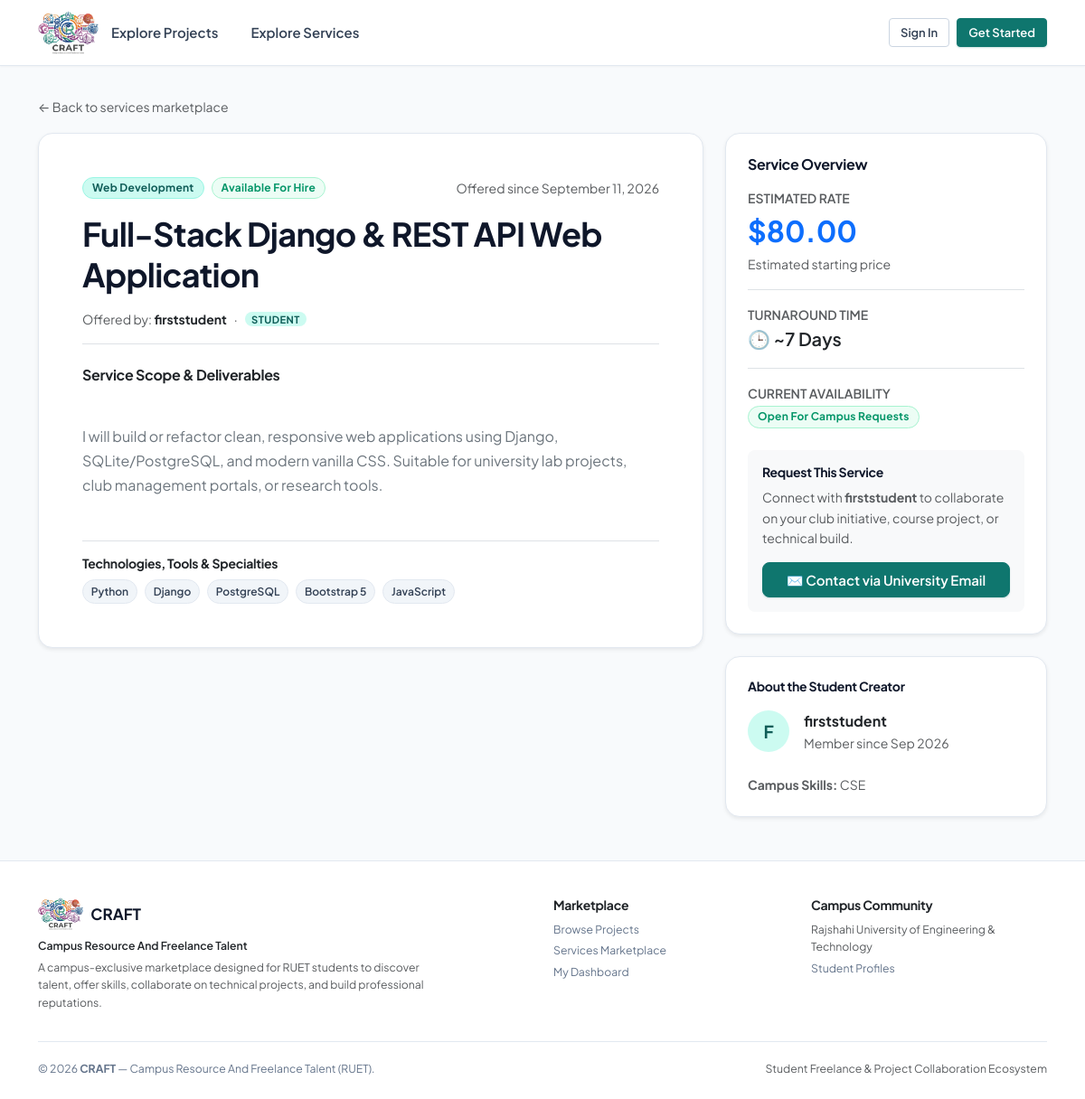
Screenshot of /services/3/ with the database file from the repository.
### services/models.py (models this page shows, shortened)
class Service(models.Model):
    class Category(models.TextChoices):
        WEB_DEV = 'Web Development', 'Web Development'
        PROGRAMMING = 'Programming', 'Programming & Software'
        APP_DEV = 'App Development', 'App Development'
        GRAPHIC_DESIGN = 'Graphic Design', 'Graphic Design'
        UI_UX = 'UI/UX Design', 'UI/UX Design'
        EMBEDDED = 'Embedded Systems', 'Embedded Systems & IoT'
        ELECTRONICS = 'Electronics', 'Electronics & Hardware'
        CAD_ENGINEERING = 'CAD & Engineering', 'CAD & Engineering Modeling'
        WRITING = 'Writing', 'Technical Writing & Documentation'
        VIDEO_EDITING = 'Video Editing', 'Video Editing & Media'
        PHOTOGRAPHY = 'Photography', 'Campus Photography'
        TUTORING = 'Tutoring', 'Academic Tutoring'
        RESEARCH = 'Research', 'Research Assistance'
        OTHER = 'Other', 'Other Services'
    creator = models.ForeignKey(
        settings.AUTH_USER_MODEL,
        on_delete=models.CASCADE,
        related_name='services'
    )
    title = models.CharField(
        max_length=200,
        help_text="e.g. I will design professional event posters for your RUET club"
    )
    description = models.TextField(
        help_text="Describe the scope, deliverables, and what clients should expect."
    )
    category = models.CharField(
        max_length=50,
        choices=Category.choices,
        default=Category.WEB_DEV
    )
    skills = models.CharField(
        max_length=255,
        blank=True,
        help_text="Relevant tools or technologies, comma-separated (e.g. React, Tailwind, Figma)"
    )
    delivery_time_days = models.PositiveIntegerField(
        default=3,
        help_text="Expected delivery time in days"
    )
    price_estimate = models.DecimalField(
        max_digits=10,
        decimal_places=2,
        null=True,
        blank=True,
        help_text="Optional starting price or estimated budget in USD"
    )
    is_active = models.BooleanField(
        default=True,
        help_text="Toggle service availability in the marketplace"
    )
    created_at = models.DateTimeField(auto_now_add=True)
    updated_at = models.DateTimeField(auto_now=True)
    class Meta:
        ordering = ['-created_at']
    @property
    def skills_list(self):
        if not self.skills:
            return []
        return [s.strip() for s in self.skills.split(',') if s.strip()]

### accounts/models.py (models this page shows, shortened)
class User(AbstractUser):
    class Role(models.TextChoices):
        STUDENT = 'student', 'Student'
        CLIENT = 'client', 'Client'
        ADMIN = 'admin', 'Admin'
    role = models.CharField(max_length=10, choices=Role.choices, default=Role.STUDENT)
    skills = models.CharField(max_length=255, blank=True, help_text="Comma separated skills")
    bio = models.TextField(blank=True)
    company_name = models.CharField(max_length=150, blank=True)

### services/views.py (the view)
# urls.py: path('<int:pk>/', views.service_detail, name='service_detail'),
def service_detail(request, pk):
    service = get_object_or_404(Service.objects.select_related('creator'), pk=pk)
    is_owner = request.user.is_authenticated and (
        service.creator_id == request.user.id or request.user.is_admin_role
    )
    if not service.is_active and not is_owner:
        messages.warning(request, "This service is currently paused or inactive.")
        return redirect('services:service_list')
    return render(request, 'services/service_detail.html', {
        'service': service,
        'is_owner': is_owner,
    })

### templates/services/service_detail.html (shortened to what this page needs)
{% extends 'base.html' %}
{% block content %}
<div class="mb-3">
    <a href="{% url 'services:service_list' %}" class="text-muted small text-decoration-none d-inline-flex align-items-center gap-1">
        &larr; Back to services marketplace
    </a>
</div>
<div class="row g-4">
    <div class="col-12 col-lg-8">
        <div class="card p-4 p-md-5 shadow-sm">
            <div class="d-flex flex-wrap align-items-center gap-2 mb-3">
                <span class="badge bg-primary">{{ service.category }}</span>
                {% if service.is_active %}
                    <span class="badge bg-success">Available for Hire</span>
                {% else %}
                    <span class="badge bg-secondary">Currently Paused</span>
                {% endif %}
                <span class="text-muted small ms-auto">Offered since {{ service.created_at|date:"F d, Y" }}</span>
            </div>
            <h1 class="fw-bold mb-3">{{ service.title }}</h1>
            <div class="d-flex align-items-center gap-2 mb-4 pb-3 border-bottom text-muted small">
                <span>Offered by: <strong class="text-dark">{{ service.creator.get_full_name|default:service.creator.username }}</strong></span>
                <span>&middot;</span>
                <span class="cw-role-pill cw-role-{{ service.creator.role }}">{{ service.creator.role }}</span>
            </div>
            <h5 class="fw-bold text-dark mb-3">Service Scope & Deliverables</h5>
            <div class="service-description-text mb-4 text-secondary" style="white-space: pre-line; line-height: 1.7; font-size: 1rem;">
                {{ service.description }}
            </div>
            {% if service.skills_list %}
                <div class="mt-4 pt-3 border-top">
                    <h6 class="fw-bold text-dark mb-2">Technologies, Tools & Specialties</h6>
                    <div class="d-flex flex-wrap gap-2">
                        {% for skill in service.skills_list %}
                            <span class="cw-skill-chip">{{ skill }}</span>
                        {% endfor %}
                    </div>
                </div>
            {% endif %}
        </div>
    </div>
    <div class="col-12 col-lg-4">
        <div class="card p-4 shadow-sm mb-4">
            <h5 class="fw-bold mb-3">Service Overview</h5>
            <div class="mb-3 pb-3 border-bottom">
                <div class="text-muted small text-uppercase fw-semibold">Estimated Rate</div>
                {% if service.price_estimate %}
                    <div class="fs-2 fw-bold text-primary">${{ service.price_estimate }}</div>
                    <div class="text-muted small">Estimated starting price</div>
                {% else %}
                    <div class="fs-3 fw-bold text-dark">Negotiable</div>
                    <div class="text-muted small">Based on project scope & timeline</div>
                {% endif %}
            </div>
            <div class="mb-3 pb-3 border-bottom">
                <div class="text-muted small text-uppercase fw-semibold">Turnaround Time</div>
                <div class="fw-semibold text-dark fs-5">
                    🕒 ~{{ service.delivery_time_days }} Day{{ service.delivery_time_days|pluralize }}
                </div>
            </div>
            <div class="mb-4">
                <div class="text-muted small text-uppercase fw-semibold">Current Availability</div>
                <div>
                    {% if service.is_active %}
                        <span class="badge bg-success">Open for campus requests</span>
                    {% else %}
                        <span class="badge bg-secondary">Temporarily closed / paused</span>
                    {% endif %}
                </div>
            </div>
            {% if not is_owner %}
                <div class="p-3 bg-light rounded-3">
                    <h6 class="fw-bold mb-2">Request This Service</h6>
                    <p class="text-muted small mb-3">
                        Connect with <strong>{{ service.creator.username }}</strong> to collaborate on your club initiative, course project, or technical build.
                    </p>
                    <a href="mailto:{{ service.creator.email }}?subject=CRAFT%20Service%20Inquiry:%20{{ service.title|urlencode }}" class="btn btn-primary w-100 py-2">
                        ✉️ Contact via University Email
                    </a>
                </div>
            {% else %}
                <div class="p-3 bg-light rounded-3 text-center">
                    <span class="badge bg-secondary mb-2">Owner Preview</span>
                    <p class="text-muted small mb-0">This is how other students and club organizers see your service listing.</p>
                </div>
            {% endif %}
        </div>
        <div class="card p-4 shadow-sm">
            <h6 class="fw-bold mb-3">About the Student Creator</h6>
            <div class="d-flex align-items-center gap-3 mb-3">
                <div class="cw-user-avatar" style="width: 46px; height: 46px; font-size: 1.2rem;">
                    {{ service.creator.username|make_list|first|upper }}
                </div>
                <div>
                    <div class="fw-bold text-dark">{{ service.creator.get_full_name|default:service.creator.username }}</div>
                    <div class="text-muted small">Member since {{ service.creator.date_joined|date:"M Y" }}</div>
                </div>
            </div>
            {% if service.creator.skills %}
                <div class="text-muted small mt-2">
                    <strong>Campus Skills:</strong> {{ service.creator.skills }}
                </div>
            {% endif %}
        </div>
    </div>
</div>
{% endblock %}

### static/css/base.css (style rules this page uses)
:root { --cw-primary-50: #f0fdfa; --cw-primary-100: #ccfbf1; --cw-primary-200: #99f6e4; --cw-primary-500: #14b8a6; --cw-primary-600: #0d9488; --cw-primary-700: #0f766e; --cw-primary-800: #115e59; --cw-primary-900: #134e4a; --cw-accent-blue: #2563eb; --cw-accent-blue-light: #eff6ff; --cw-accent-amber: #d97706; --cw-accent-amber-light: #fffbeb; --cw-bg-canvas: #f8fafc; --cw-bg-surface: #ffffff; --cw-bg-subtle: #f1f5f9; --cw-bg-card-hover: #fafafa; --cw-border-subtle: #e2e8f0; --cw-border-medium: #cbd5e1; --cw-border-focus: #0d9488; --cw-text-main: #0f172a; --cw-text-body: #334155; --cw-text-muted: #64748b; --cw-text-subtle: #94a3b8; --cw-text-inverse: #ffffff; --cw-success: #059669; --cw-success-bg: #ecfdf5; --cw-success-border: #a7f3d0; --cw-warning: #d97706; --cw-warning-bg: #fffbeb; --cw-warning-border: #fde68a; --cw-danger: #dc2626; --cw-danger-bg: #fef2f2; --cw-danger-border: #fecaca; --cw-info: #0284c7; --cw-info-bg: #f0f9ff; --cw-info-border: #bae6fd; --cw-font-sans: 'Plus Jakarta Sans', -apple-system, BlinkMacSystemFont, 'Segoe UI', Roboto, Helvetica, Arial, sans-serif; --cw-font-mono: ui-monospace, SFMono-Regular, Menlo, Monaco, Consolas, monospace; --cw-radius-xs: 4px; --cw-radius-sm: 8px; --cw-radius-md: 12px; --cw-radius-lg: 16px; --cw-radius-xl: 24px; --cw-radius-full: 9999px; --cw-shadow-xs: 0 1px 2px 0 rgba(15, 23, 42, 0.04); --cw-shadow-sm: 0 1px 3px 0 rgba(15, 23, 42, 0.07), 0 1px 2px -1px rgba(15, 23, 42, 0.04); --cw-shadow-md: 0 4px 6px -1px rgba(15, 23, 42, 0.07), 0 2px 4px -2px rgba(15, 23, 42, 0.05); --cw-shadow-lg: 0 10px 15px -3px rgba(15, 23, 42, 0.08), 0 4px 6px -4px rgba(15, 23, 42, 0.04); --cw-shadow-card-hover: 0 12px 20px -3px rgba(15, 23, 42, 0.1), 0 4px 6px -2px rgba(15, 23, 42, 0.05); --cw-transition-fast: 150ms cubic-bezier(0.4, 0, 0.2, 1); --cw-transition-normal: 250ms cubic-bezier(0.4, 0, 0.2, 1); }
*, *::before, *::after { box-sizing: border-box; }
html { font-size: 16px; scroll-behavior: smooth; -webkit-text-size-adjust: 100%; }
body { font-family: var(--cw-font-sans); background-color: var(--cw-bg-canvas); color: var(--cw-text-body); line-height: 1.6; margin: 0; padding: 0; min-height: 100vh; display: flex; flex-direction: column; -webkit-font-smoothing: antialiased; -moz-osx-font-smoothing: grayscale; }
h1, h2, h3, h4, h5, h6 { color: var(--cw-text-main); font-weight: 700; line-height: 1.25; margin-top: 0; letter-spacing: -0.02em; }
h1 { font-size: 2rem; }
h5 { font-size: 1rem; }
h6 { font-size: 0.875rem; }
@media (min-width: 768px) { h1 { font-size: 2.25rem; } }
p { margin-top: 0; margin-bottom: 1rem; }
a { color: var(--cw-primary-700); text-decoration: none; transition: color var(--cw-transition-fast); }
.cw-user-avatar { width: 24px; height: 24px; border-radius: var(--cw-radius-full); background-color: var(--cw-primary-100); color: var(--cw-primary-800); display: inline-flex; align-items: center; justify-content: center; font-size: 0.75rem; font-weight: 700; }
.cw-role-pill { font-size: 0.7rem; font-weight: 700; text-transform: uppercase; letter-spacing: 0.04em; padding: 0.15rem 0.45rem; border-radius: var(--cw-radius-full); line-height: 1; }
.cw-role-student { background-color: var(--cw-primary-100); color: var(--cw-primary-800); }
.gap-1 { gap: 0.25rem; }
.gap-2 { gap: 0.5rem; }
.gap-3 { gap: 1rem; }

### rows the page displays
Service: category "Web Development", created_at "September 11, 2026", title "Full-Stack Django & REST API Web Application", creator.get_full_name "firststudent", creator.role "STUDENT", description "I will build or refactor clean, responsive web applications using Django, SQLite/PostgreSQL, and modern vanilla CSS. Suitable for university lab projects, club management portals, or research tools.", price_estimate "80.00", delivery_time_days "7", creator.username "firststudent", creator.username|make_list "F", creator.date_joined "Sep 2026", creator.skills "CSE"

### other values shown
{{ skill }} "Python" "Django" "PostgreSQL" "Bootstrap 5" "JavaScript"
